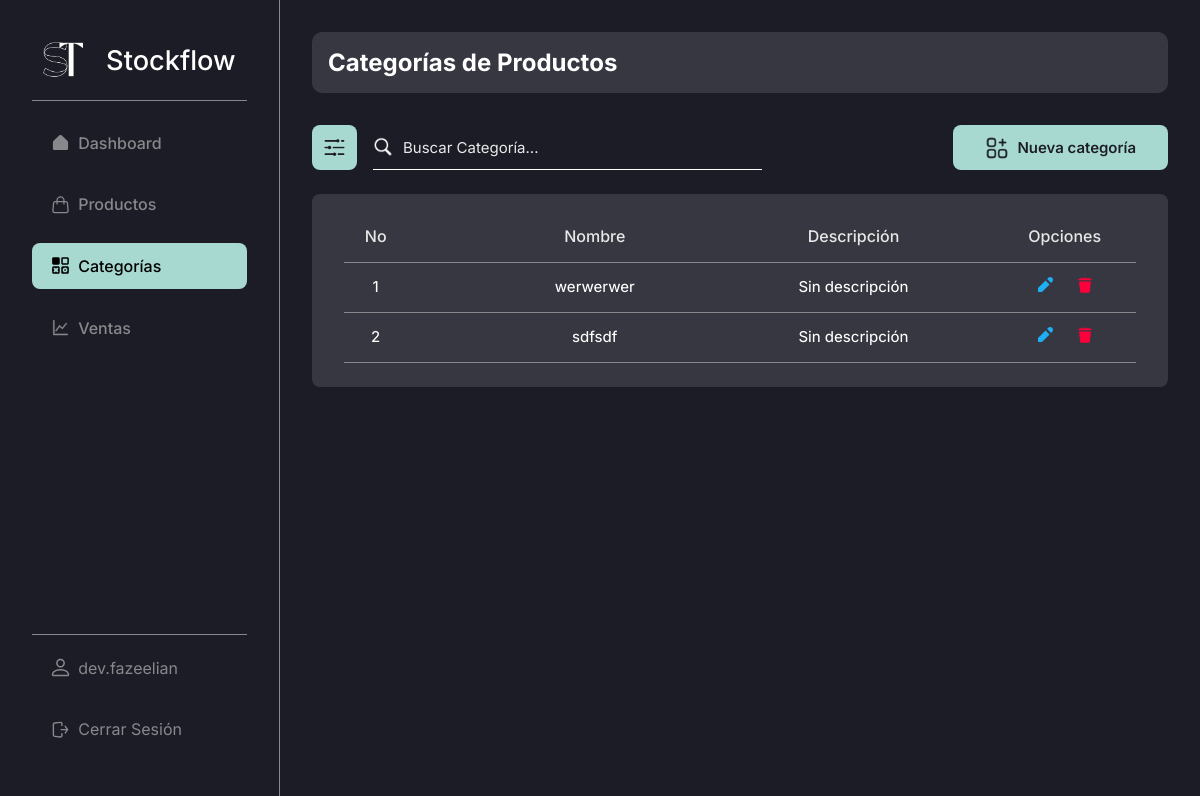
Page /admin/products/categories/ (signed in) on the earlier database version.
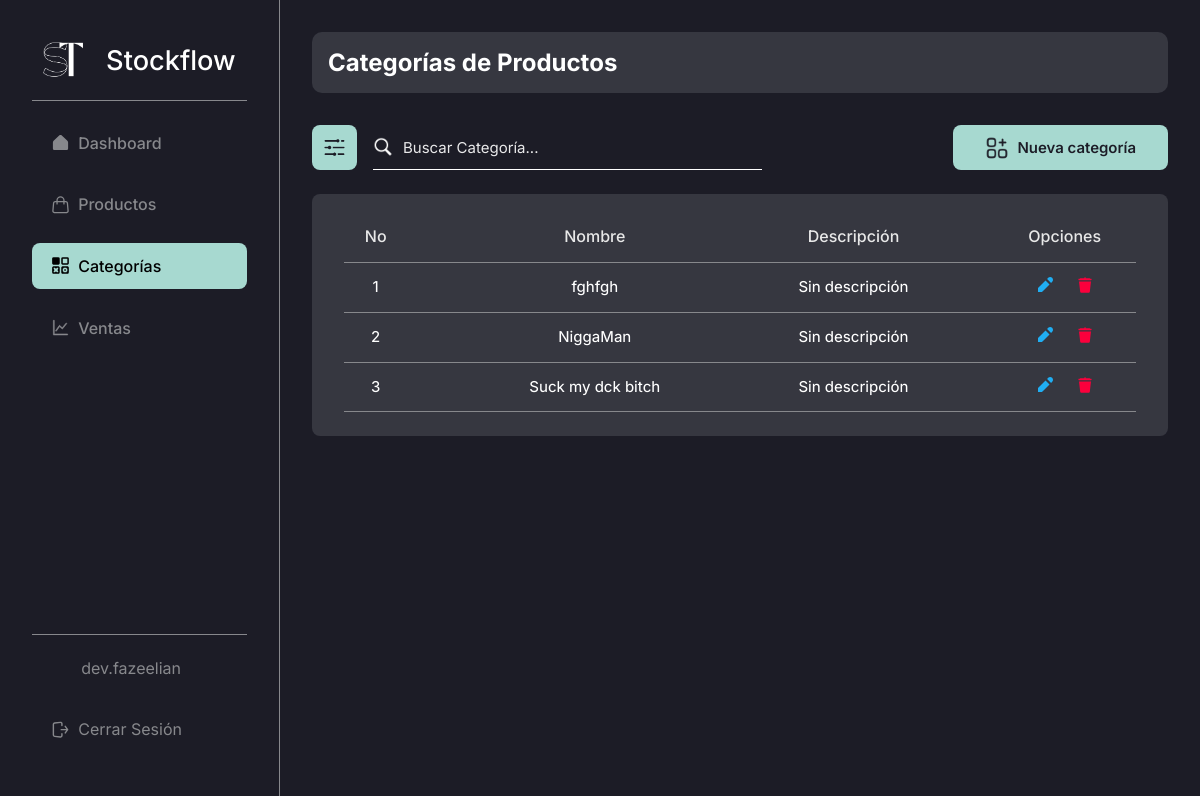
Same page on the later database version.
### stockflow/models.py (models this page shows, shortened)
class Category(db.Model):
    id = db.Column(db.Integer, primary_key = True) # Primary key
    created_by = db.Column(db.Integer, db.ForeignKey("user.id"), nullable = False) # Foreign key
    name = db.Column(db.String(50), unique = True, nullable = False)
    description = db.Column(db.String(255), default='Sin descripción')

### stockflow/admin.py (the view)
@bp.route("/products/categories/", methods = ("GET", "POST"))
@login_required
def categories():
    query = ""
    categories = []
    if request.method == "POST":
        query = request.form.get("searchCategorie", "")
        categories = Category.query.filter(
            (
                Category.name.ilike(f"%{query}%") |  # Searching by name
                Category.description.ilike(f"%{query}%")  # Searching by description
            )
        ).all()
    else:
        categories = Category.query.filter(Category.created_by == g.user.id).all()
    return render_template("modules/products/categories/index.html", categories = categories, query=query)

### stockflow/auth.py (called while the page is built)
def login_required(view):
    @functools.wraps(view)
    def wrapped_view(**kwargs):
        if g.user is None:
            message = "Debes iniciar sesión"
            flash(message)
            return redirect(url_for("auth.login"))
        return view(**kwargs)
    return wrapped_view

@bp.before_app_request # Execute the next function in every request, every page
def load_logged_in_user():
    user_id = session.get("user_id")
    if user_id is None:
        g.user = None
    else:
        g.user = User.query.get_or_404(user_id)

### stockflow/templates/modules/products/categories/index.html (shortened to what this page needs)
{% extends 'base-admin.html' %}
{% block content %}
    <head>
        <link rel="stylesheet" href="{{ url_for('static', filename='css/modules/categories.css') }}">
    </head>
    <div class="content-group inter bg-black-light">
        <h2 class="color-white inter">Categorías de Productos</h2>
    </div>
    <div class="top-page">
        <div class="cont-search">
            <button class="btn-search-filter bg-turquese-light-blue">
                <img src="{{ url_for('static', filename='img/icons/filter.png') }}" alt="">
            </button>
            <form action="{{ url_for('admin.categories') }}" method="post" class="search-bar">
                <img src="{{ url_for('static', filename='img/icons/search.png') }}" alt="">
                <input type="text" class="color-white inter" name="searchCategorie" value="{{ query }}" id="search" placeholder="Buscar Categoría...">
            </form>
        </div>
        <div class="cont-create">
            <a href="{{ url_for('admin.new_category') }}" class="btn-create bg-turquese-light-blue color-black inter">
                <img src="{{ url_for('static', filename='img/icons/add-categorie.png') }}" alt="">
                <h2>Nueva categoría</h2>
            </a>
        </div>
    </div>
    <table class="table inter bg-black-light">
        <thead>
            <tr class="thead color-white-gray">
                <th class="th th-no-cat">No</th>
                <th class="th th-name-cat">Nombre</th>
                <th class="th th-description-cat">Descripción</th>
                <th class="th th-options-cat">Opciones</th>
            </tr>
        </thead>
        <tbody>
            {% if categories %}
                {% for category in categories %}
                    <tr class="tbody">
                        <td class="td td-no-cat">{{ loop.index }}</td>
                        <td class="td td-name-cat"><a href="#" class="color-white">{{ category.name }}</a></td>
                        <td class="td td-description-cat">
                            {% if category.description == "" %}
                                Sin descripción
                            {% else %}
                                {{ category.description }}
                            {% endif %}
                        </td>
                        <td class="td td-options-cat">
                            <a href="{{ url_for('admin.update_category', id = category.id) }}">
                                <svg
                                    xmlns="http://www.w3.org/2000/svg"
                                    viewBox="0 0 16 16"
                                    fill="#20AEF3"
                                >
                                    <path
                                        d="M12.527 7.473L8.527 3.473 1 11 1 15 5 15zM11.172.828l-1.065 1.065 4 4 1.065-1.065c1.105-1.105 1.105-2.895 0-4l0 0C14.067-.276 12.276-.276 11.172.828z"
                                    />
                                </svg>
                            </a>
                            <a href="{{ url_for('admin.delete_category', id = category.id) }}">
                            </a>
                        </td>
                    </tr>
                {% endfor %}
            {% elif categories and categories|length == 0 %}
                hola
            {% endif %}
        </tbody>
    </table>
{% endblock %}

### stockflow/templates/base-admin.html (shortened to what this page needs)
<!DOCTYPE html>
<html lang="es">
<head>
    <link rel="stylesheet" href="{{ url_for('static', filename='css/global.css') }}">
    <link rel="stylesheet" href="{{ url_for('static', filename='css/base.css') }}">
    <link rel="stylesheet" href="{{ url_for('static', filename='css/tables.css') }}">
    <link rel="stylesheet" href="{{ url_for('static', filename='css/search.css') }}">
    <link rel="stylesheet" href="{{ url_for('static', filename='css/form.css') }}">
</head>
<body>
    <aside class="side-bar inter bg-black br-gray-1">
        <section class="side-bar-main">
            <h1 class="inter">
                <a href="{{ url_for('admin.dashboard') }}" class="color-white">
                    <img src="{{ url_for('static', filename='img/logo.png') }}" alt="">
                    Stockflow
                </a>
            </h1>
            <br>
            <div class="side-bar-divider" />
            <nav class="side-nav-bar">
                <a
                    href="{{ url_for('admin.dashboard') }}"
                    class="item-side-nav-bar inter {% if request.endpoint == 'admin.dashboard' %}item-side-nav-bar--active{% endif %}"
                >
                    Dashboard
                </a>
                <a
                    href="{{ url_for('admin.products') }}"
                    class="item-side-nav-bar inter {% if request.endpoint == 'admin.products' %}item-side-nav-bar--active{% endif %}"
                >
                    Productos
                </a>
                <a
                    href="{{ url_for('admin.categories') }}"
                    class="item-side-nav-bar inter {% if request.endpoint == 'admin.categories' %}item-side-nav-bar--active{% endif %}"
                >
                    Categorías
                </a>
                <a
                    href="{{ url_for('admin.sales') }}"
                    class="item-side-nav-bar inter {% if request.endpoint == 'admin.sales' %}item-side-nav-bar--active{% endif %}"
                >
                    Ventas
                </a>
            </nav>
        </section>
        <footer class="side-bar-footer" style="flex-direction: column;">
            <a
                href="{{ url_for('admin.profile') }}"
                class="item-side-nav-bar inter {% if request.endpoint == 'admin.profile' %}item-side-nav-bar--active{% endif %}"
            >
                {{ g.user.username }}
            </a>
            <a href="{{ url_for('auth.logout') }}" class="item-side-nav-bar inter">
                Cerrar Sesión
            </a>
        </footer>
    </aside>
    <main class="page-content bg-black">
        {% block content %}{% endblock %}
    </main>
</body>
</html>

Differences in the rows shown:
changed Category: name "werwerwer" → "fghfgh"
changed Category: name "sdfsdf" → "NiggaMan"
added Category: name "Suck my dck bitch", description "Sin descripción"
